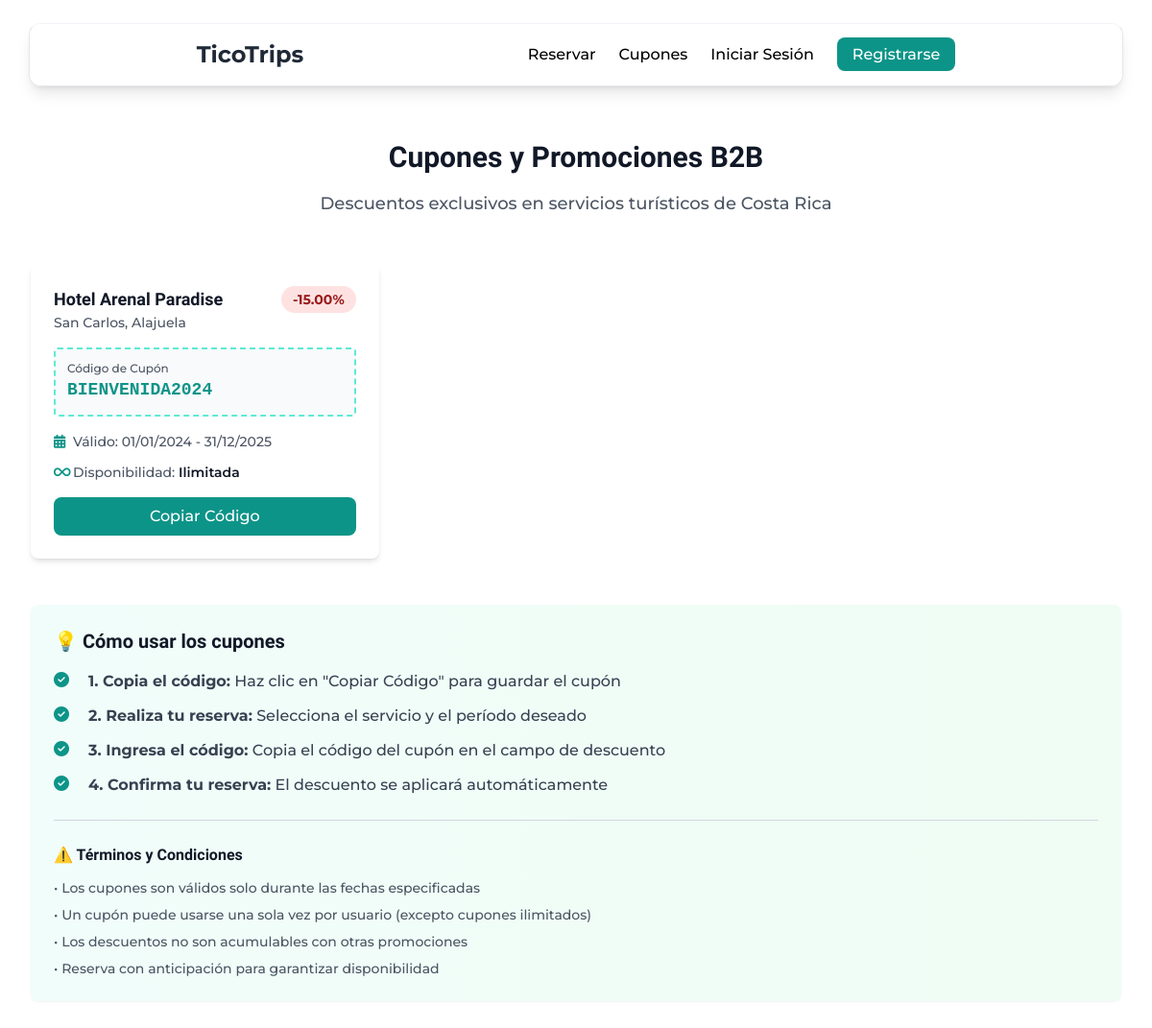
/index.php?controller=business&action=showPromotions, run on the app's committed database.
### tables this page shows
CREATE TABLE `cupones_b2b` (
`id_cupon` BIGINT UNSIGNED NOT NULL AUTO_INCREMENT,
`id_negocio_fk` BIGINT UNSIGNED NOT NULL,
`codigo_cupon` VARCHAR(50) NOT NULL UNIQUE,
`tipo_descuento` ENUM('Porcentaje', 'MontoFijo') NOT NULL,
`valor_descuento` DECIMAL(10, 2) NOT NULL,
`fecha_inicio` DATE NOT NULL,
`fecha_fin` DATE NOT NULL,
`usos_restantes` INT UNSIGNED,
`id_estatus` INT UNSIGNED NOT NULL DEFAULT 1,  
`fecha_creacion` TIMESTAMP DEFAULT CURRENT_TIMESTAMP,
PRIMARY KEY (`id_cupon`),
FOREIGN KEY (`id_negocio_fk`) REFERENCES `negocios`(`id_negocio`) ON DELETE CASCADE,
FOREIGN KEY (`id_estatus`) REFERENCES `estatus`(`id_estatus`)
);

CREATE TABLE `negocios` (
`id_negocio` BIGINT UNSIGNED NOT NULL AUTO_INCREMENT,
`id_usuario_fk` BIGINT UNSIGNED NOT NULL,  

 
`nombre_legal` VARCHAR(255) NOT NULL,
`nombre_publico` VARCHAR(255) NOT NULL,
`id_categoria_fk` INT UNSIGNED NOT NULL,   
`descripcion_corta` TEXT,
`telefono_contacto` VARCHAR(20) NOT NULL,
`correo_contacto` VARCHAR(255) NOT NULL,
    
 
`tipo_cedula` VARCHAR(20),
`cedula_hacienda` VARCHAR(50) NOT NULL UNIQUE, 
`nombre_representante` VARCHAR(255),
`no_licencia_municipal` VARCHAR(100),
    
 
`ruta_cedula_frente` VARCHAR(255),
`ruta_cedula_reverso` VARCHAR(255),
`foto_portada` VARCHAR(255),
    
 
`id_ubicacion_fk` INT UNSIGNED NOT NULL,
`direccion_exacta` TEXT,
`link_google_maps` VARCHAR(500),
`link_waze` VARCHAR(500),
    
 
`fecha_solicitud` TIMESTAMP DEFAULT CURRENT_TIMESTAMP,
`id_estatus` INT UNSIGNED NOT NULL DEFAULT 3,  
    
PRIMARY KEY (`id_negocio`),
    
 
FOREIGN KEY (`id_usuario_fk`) REFERENCES `usuarios`(`id_usuario`) ON DELETE CASCADE,
FOREIGN KEY (`id_categoria_fk`) REFERENCES `categorias`(`id_categoria`), 
FOREIGN KEY (`id_ubicacion_fk`) REFERENCES `ubicaciones`(`id_ubicacion`),
FOREIGN KEY (`id_estatus`) REFERENCES `estatus`(`id_estatus`)
);

CREATE TABLE `ubicaciones` (
`id_ubicacion` INT UNSIGNED NOT NULL AUTO_INCREMENT,
`provincia` VARCHAR(100) NOT NULL,
`canton` VARCHAR(100) NOT NULL,
`distrito` VARCHAR(100) NOT NULL,
PRIMARY KEY (`id_ubicacion`)
);

### app/controllers/BusinessController.php (called while the page is built, shortened)
<?php
class BusinessController {
    private $businessModel;
    public function __construct() {
        $this->pdo = Database::getInstance()->getConnection();
        $this->businessModel = new Business($this->pdo);
    }
    public function showPromotions() {
        $cupones = $this->businessModel->getActiveCoupons();
        require_once __DIR__ . '/../views/business/promotions.php';
    }
}

### app/config/autoload.php (called while the page is built, shortened)
<?php
spl_autoload_register(function ($class) {
    $directories = [
        __DIR__ . '/../controllers/',
        __DIR__ . '/../models/',
        __DIR__ . '/../config/'
    ];
    foreach ($directories as $directory) {
        $file = $directory . $class . '.php';
        if (file_exists($file)) {
            return;
        }
    }
});

### app/config/database.php (called while the page is built, shortened)
<?php
class Database {
    private static $instance = null;
    private $pdo;
    private $db_host = 'localhost';
    private $db_name = 'tico_trips_db';
    private $db_user = 'root';
    private $db_pass = 'admin';
    private $db_charset = 'utf8mb4';
    private $db_port = 3306;
    private function __construct() {
        $dsn = "mysql:host={$this->db_host};dbname={$this->db_name};charset={$this->db_charset};port={$this->db_port}";
        $options = [
            PDO::ATTR_ERRMODE => PDO::ERRMODE_EXCEPTION,
            PDO::ATTR_DEFAULT_FETCH_MODE => PDO::FETCH_ASSOC,
            PDO::ATTR_EMULATE_PREPARES => false
        ];
        try {
            $this->pdo = new PDO($dsn, $this->db_user, $this->db_pass, $options);
        } catch (PDOException $e) {
            error_log("Error de conexión a la base de datos: " . $e->getMessage());
            die("Error de conexión a la base de datos. Contacte al administrador.");
        }
    }
    public static function getInstance() {
        if (self::$instance === null) {
            self::$instance = new self();
        }
        return self::$instance;
    }
    public function getConnection() {
        return $this->pdo;
    }
}

### app/models/Business.php (called while the page is built, shortened)
<?php
class Business {
    private $pdo;
    public function __construct($pdo) {
        $this->pdo = $pdo;
    }
    public function getActiveCoupons() {
        try {
            $stmt = $this->pdo->prepare("
                SELECT cb.*, n.nombre_publico as nombre_negocio, n.id_ubicacion_fk,
                       u.provincia, u.canton
                FROM cupones_b2b cb
                JOIN negocios n ON cb.id_negocio_fk = n.id_negocio
                JOIN ubicaciones u ON n.id_ubicacion_fk = u.id_ubicacion
                WHERE cb.id_estatus = 1
                AND cb.fecha_inicio <= CURDATE()
                AND cb.fecha_fin >= CURDATE()
                ORDER BY cb.fecha_fin ASC
            ");
            $stmt->execute();
            return $stmt->fetchAll();
        } catch (PDOException $e) {
            Logger::error("Error obteniendo cupones activos: " . $e->getMessage());
            return [];
        }
    }
}

### app/views/business/promotions.php (the view, shortened to what this page needs)
<?php
require_once __DIR__ . '/../layouts/header.php';
?>
    <main class="max-w-7xl mx-auto px-4 sm:px-6 lg:px-8 py-8">
        <div class="text-center mb-12">
            <h1 class="text-3xl font-bold text-gray-900">Cupones y Promociones B2B</h1>
            <p class="mt-4 text-lg text-gray-600">Descuentos exclusivos en servicios turísticos de Costa Rica</p>
        </div>
        <div class="grid grid-cols-1 md:grid-cols-2 lg:grid-cols-3 gap-6">
            <?php if (!empty($cupones)): ?>
                <?php foreach ($cupones as $cupon): ?>
                    <div class="bg-white rounded-lg shadow-md overflow-hidden hover:shadow-lg transition-shadow">
                        <div class="p-6">
                            <div class="flex justify-between items-start mb-4">
                                <div class="flex-1">
                                    <h3 class="text-lg font-bold text-gray-900"><?php echo htmlspecialchars($cupon['nombre_negocio']); ?></h3>
                                    <p class="text-sm text-gray-600"><?php echo htmlspecialchars($cupon['canton'] . ', ' . $cupon['provincia']); ?></p>
                                </div>
                                <span class="inline-flex items-center px-3 py-1 rounded-full text-sm font-bold bg-red-100 text-red-800 ml-2">
                                    <?php
                                        if ($cupon['tipo_descuento'] === 'Porcentaje') {
                                            echo '-' . $cupon['valor_descuento'] . '%';
                                        } else {
                                            echo '-₡' . number_format($cupon['valor_descuento'], 0);
                                        }
                                    ?>
                                </span>
                            </div>
                            <div class="mb-4 p-3 bg-gray-50 rounded border-2 border-dashed border-teal-300">
                                <p class="text-xs text-gray-600">Código de Cupón</p>
                                <p class="text-lg font-mono font-bold text-teal-600"><?php echo htmlspecialchars($cupon['codigo_cupon']); ?></p>
                            </div>
                            <div class="space-y-3 mb-4">
                                <div class="flex items-center text-sm text-gray-600">
                                    <i class="fas fa-calendar-alt w-5 text-teal-600"></i>
                                    <span>Válido: <?php echo date('d/m/Y', strtotime($cupon['fecha_inicio'])); ?> - <?php echo date('d/m/Y', strtotime($cupon['fecha_fin'])); ?></span>
                                </div>
                                <?php if ($cupon['usos_restantes'] !== null): ?>
                                    <div class="flex items-center text-sm text-gray-600">
                                        <i class="fas fa-ticket-alt w-5 text-teal-600"></i>
                                        <span>Disponibles:
                                            <span class="font-semibold text-gray-900"><?php echo $cupon['usos_restantes']; ?></span>
                                        </span>
                                    </div>
                                <?php else: ?>
                                    <div class="flex items-center text-sm text-gray-600">
                                        <i class="fas fa-infinity w-5 text-teal-600"></i>
                                        <span>Disponibilidad: <span class="font-semibold text-gray-900">Ilimitada</span></span>
                                    </div>
                                <?php endif; ?>
                            </div>
                            <button onclick="copiarCodigo('<?php echo htmlspecialchars($cupon['codigo_cupon']); ?>')"
                                class="w-full bg-teal-600 text-white px-4 py-2 rounded-lg hover:bg-teal-700 transition-colors font-medium">
                                Copiar Código
                            </button>
                        </div>
                    </div>
                <?php endforeach; ?>
            <?php endif; ?>
        </div>
        <div class="mt-12 bg-gradient-to-r from-teal-50 to-green-50 rounded-lg shadow-sm p-6">
            <h2 class="text-xl font-bold text-gray-900 mb-4">💡 Cómo usar los cupones</h2>
            <ul class="space-y-3 text-gray-700">
                <li class="flex items-start">
                    <i class="fas fa-check-circle w-6 text-teal-600 mt-0.5 mr-3 flex-shrink-0"></i>
                    <span><strong>1. Copia el código:</strong> Haz clic en "Copiar Código" para guardar el cupón</span>
                </li>
                <li class="flex items-start">
                    <i class="fas fa-check-circle w-6 text-teal-600 mt-0.5 mr-3 flex-shrink-0"></i>
                    <span><strong>2. Realiza tu reserva:</strong> Selecciona el servicio y el período deseado</span>
                </li>
                <li class="flex items-start">
                    <i class="fas fa-check-circle w-6 text-teal-600 mt-0.5 mr-3 flex-shrink-0"></i>
                    <span><strong>3. Ingresa el código:</strong> Copia el código del cupón en el campo de descuento</span>
                </li>
                <li class="flex items-start">
                    <i class="fas fa-check-circle w-6 text-teal-600 mt-0.5 mr-3 flex-shrink-0"></i>
                    <span><strong>4. Confirma tu reserva:</strong> El descuento se aplicará automáticamente</span>
                </li>
            </ul>
            <div class="mt-6 pt-6 border-t border-gray-300">
                <h3 class="font-semibold text-gray-900 mb-3">⚠️ Términos y Condiciones</h3>
                <ul class="space-y-2 text-sm text-gray-600">
                    <li>• Los cupones son válidos solo durante las fechas especificadas</li>
                    <li>• Un cupón puede usarse una sola vez por usuario (excepto cupones ilimitados)</li>
                    <li>• Los descuentos no son acumulables con otras promociones</li>
                    <li>• Reserva con anticipación para garantizar disponibilidad</li>
                </ul>
            </div>
        </div>
    </main>
<?php require_once __DIR__ . '/../layouts/footer.php'; ?>

### app/public/css/index.css (style rules this page uses)
body { font-family: 'Montserrat', sans-serif; font-weight: 500; }
h1,h2,h3,h4 { font-family: "Momo Trust Display", sans-serif; }

### data on the page
cupones_b2b: id_negocio_fk.nombre_publico "Hotel Arenal Paradise", ubicaciones.canton+provincia "San Carlos, Alajuela", valor_descuento "15.00", codigo_cupon "BIENVENIDA2024", fecha_inicio "01/01/2024", fecha_fin "31/12/2025", shows "Disponibilidad:"
